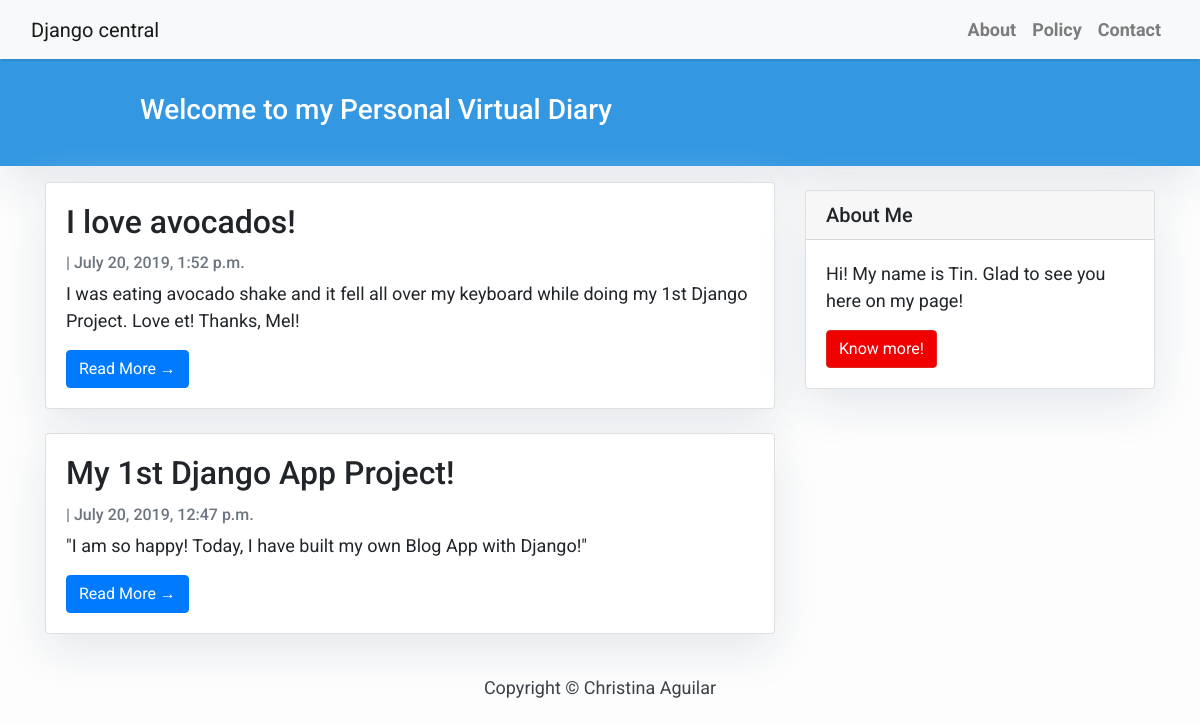
The page / on the database its author committed.
### blog/models.py (models this page shows, shortened)
class Post(models.Model):
    title = models.CharField(max_length=200, unique=True)
    slug = models.SlugField(max_length=200, unique=True)
    author = models.ForeignKey(User, on_delete= models.CASCADE,related_name='blog_posts')
    updated_on = models.DateTimeField(auto_now= True)
    content = models.TextField()
    created_on = models.DateTimeField(auto_now_add=True)
    status = models.IntegerField(choices=STATUS, default=0)
    class Meta:
        ordering = ['-created_on']

### blog/views.py (the view)
# urls.py: path('', views.PostList.as_view(), name='home'),
class PostList(generic.ListView):
    queryset = Post.objects.filter(status=1).order_by('-created_on')
    template_name = 'index.html'

### templates/index.html (shortened to what this page needs)
{% extends "base.html" %}
{% block content %}
<header class="masthead">
    <div class="container">
        <div class="row">
            <div class=" col-md-8 col-md-10 mx-auto">
                <div class="site-heading">
                    <h3 class=" site-heading my-4 mt-3 text-white"> Welcome to my Personal Virtual Diary </h3>
                </div>
            </div>
        </div>
    </div>
</header>
<div class="container">
    <div class="row">
        <div class="col-md-8 mt-3 left">
            {% for post in post_list %}
            <div class="card mb-4">
                <div class="card-body">
                    <h2 class="card-title">{{ post.title }}</h2>
                    <p class="card-text text-muted h6">{{ post.Author }} | {{ post.created_on}} </p>
                    <p class="card-text">{{post.content|slice:":200" }}</p>
                    <a href="{% url 'post_detail' post.slug  %}" class="btn btn-primary">Read More &rarr;</a>
                </div>
            </div>
            {% endfor %}
        </div>
        {% block sidebar %} {% include 'sidebar.html' %} {% endblock sidebar %}
    </div>
</div>
{%endblock%}

### templates/base.html (shortened to what this page needs)
<html>
    <head>
        <link rel="stylesheet" href="https://maxcdn.bootstrapcdn.com/bootstrap/4.0.0/css/bootstrap.min.css"
 />
    </head>
    <body>
        <nav class="navbar navbar-expand-lg navbar-light bg-light shadow" id="mainNav">
            <div class="container-fluid">
                <a class="navbar-brand" href="{% url 'home' %}">Django central</a>
                <div class="collapse navbar-collapse" id="navbarResponsive">
                    <ul class="navbar-nav ml-auto">
                        <li class="nav-item text-black">
                            <a class="nav-link text-black font-weight-bold" href="#">About</a>
                        </li>
                        <li class="nav-item text-black">
                            <a class="nav-link text-black font-weight-bold" href="#">Policy</a>
                        </li>
                        <li class="nav-item text-black">
                            <a class="nav-link text-black font-weight-bold" href="#">Contact</a>
                        </li>
                    </ul>
                </div>
            </div>
        </nav>
        {% block content %}{% endblock content %}
        <footer class="py-3 bg-grey">
            <p class="m-0 text-dark text-center ">Copyright &copy; Christina Aguilar</p>
        </footer>
    </body>
</html>

### templates/sidebar.html (shortened to what this page needs)
{% block sidebar %}
<div class="col-md-4 float-right ">
<div class="card my-4">
        <h5 class="card-header">About Me</h5>
    <div class="card-body">
        <p class="card-text"> Hi! My name is Tin. Glad to see you here on my page! </p>
        <a href="https://djangocentral.com/building-a-blog-application-with-django"
           class="btn btn-danger">Know more!</a>
    </div>
</div>
</div>
{% endblock sidebar %}

### templates/base.html (style rules this page uses)
body { font-family: "Roboto", sans-serif; font-size: 25px; background-color: #fdfdfd; }
.shadow { box-shadow: 0 4px 2px -2px rgba(0, 0, 0, 0.1); }
.btn-danger { color: #fff; background-color: #f00000; border-color: #dc281e; }
.masthead { background: #3398E1; height: auto; padding-bottom: 15px; box-shadow: 0 16px 48px #E3E7EB; padding-top: 10px; }

### templates/index.html (style rules this page uses)
body { font-family: "Roboto", sans-serif; font-size: 18px; background-color: #fdfdfd; }
.card { box-shadow: 0 16px 48px #E3E7EB; }

### templates/sidebar.html (style rules this page uses)
.card { box-shadow: 0 16px 48px #E3E7EB; }

### rows shown on the page
Post: title "I love avocados!", created_on "July 20, 2019, 1:52 p.m.", content "I was eating avocado shake and it fell all over my keyboard while doing my 1st Django Project. Love et! Thanks, Mel!"
Post: title "My 1st Django App Project!", created_on "July 20, 2019, 12:47 p.m.", content "\"I am so happy! Today, I have built my own Blog App with Django!\""
